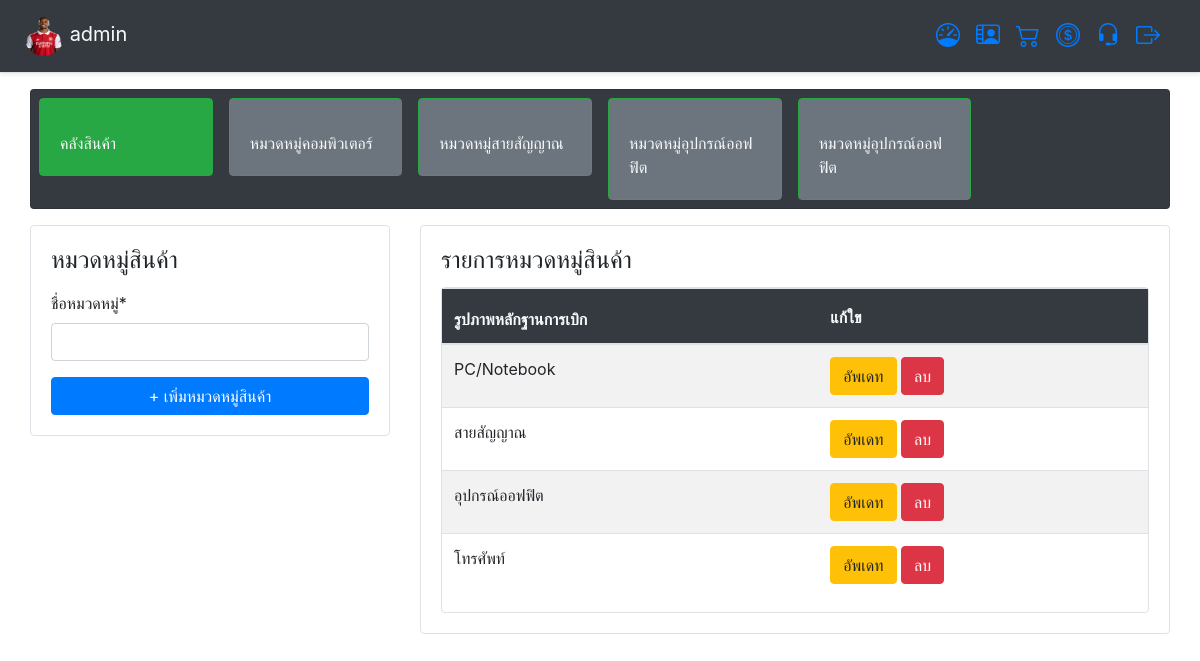
Screenshot of /stock/add_Category/ (signed in) with the database file from the repository.
### app_user/models.py (models this page shows, shortened)
class ProfileUser(models.Model):
    username = models.OneToOneField(User,on_delete=models.CASCADE) # ชื่อพนักงาน
    image_profile = models.ImageField('รูปภาพโปรไฟล์',upload_to='image_profile',null=True,blank=True,default='default.png')#รูปภาพโปรไฟล์
    nickname = models.CharField('ชื่อพนักงาน',max_length=20,blank=True)	# ชื่อเล่นพนักงาน
    address = models.CharField('ที่อยู่',max_length=255,blank=True,null=True)# ที่อยู่
    phone = models.CharField('เบอร์โทรศัพท์',max_length=10,blank=True) #  เบอร์โทรศัพท์
    image_id_card = models.ImageField('สำเนาบัตรประชาชน',upload_to='image_id_card',null=True,blank=True,default='default.png')#สำเนาบัตรประชาชน
    bank_id = models.IntegerField('หมายเลขบัญชีธนาคาร',blank=True,null=True)#หมายเลขบัญชีธนาคาร
    image_bank = models.ImageField('สำเนาบัญชีธนาคาร',upload_to='image_bank',null=True,blank=True,default='default.png') #สำเนาบัญชีธนาคาร
    level = models.TextChoices("Level", "ฝ่ายการตลาด ฝ่ายสต๊อกสินค้า ฝ่ายการเงินการบัญชี ฝ่ายบุคคล")
    permission = models.CharField('สิทธิ์การใช้งาน',blank=True, choices=level.choices, max_length=21)#สิทธิ์การใช้งาน
    team = models.ForeignKey(Team,on_delete=models.CASCADE,blank=True,null=True)#ฝาย
    position = models.ForeignKey(Positions,on_delete=models.CASCADE,blank=True,null=True)#ตำแหน่งงาน
    MedalType = models.TextChoices("MedalType", "น้อยกว่า1ปี 1ปี 2ปี มากกว่า3ปี")
    working_experience = models.CharField('ประสบการณ์ทำงาน',blank=True, choices=MedalType.choices, max_length=20)#ประสบการณ์ทำงาน
    working_skill = models.ForeignKey(Skill,on_delete=models.CASCADE,blank=True,null=True)#ทักษะการทำงาน
    worked_date = models.DateTimeField('วันเริ่มงาน',auto_now_add=True,blank=True,null=True)#วันเริ่มงาน
    image_check = models.BooleanField(default=False)
    other = models.TextField('หมายเหตุ',max_length=255,blank=True)
    class Meta:
        ordering = ["-username"]
        verbose_name_plural = "Profile"
        verbose_name = "Member"

### app_stock/models.py (models this page shows, shortened)
class Category (models.Model):
    name = models.CharField('ชื่อหมวดหมู่',max_length=60)
    class Meta:
        verbose_name_plural = "Create Category"
        verbose_name = "Category"

### app_stock/views.py (the view)
# urls.py: path('add_Category/',Add_Category,name="add_Category"),
@login_required(login_url="/")
def Add_Category(request):
	items = Category.objects.all()
	if request.method == "POST":
		form = CategoryForm(request.POST )
		if form.is_valid():
			form.save()
			return redirect("/stock")
	else:
		form = CategoryForm()
	context = {
		"items" : items,
		"form" : form,
	}
	return render (request,'html_stock/add_Category.html',context)

### app_stock/forms.py
class CategoryForm(forms.ModelForm):
    class Meta:
        model = Category
        fields = '__all__'

### templates/html_stock/add_Category.html (shortened to what this page needs)
{% extends 'base/layout.html'%}
{% load crispy_forms_tags %}
{% block content%}
<div class="container-fluid">
  {% include 'html_stock/base_stock.html'%}
  <div class="row mt-3">
    <div class="col-md-4">
        <div class="card border">
          <div class="card-body">
            <h4 class="card-title">หมวดหมู่สินค้า</h4>
            <form action="" method="post">
                {{ form |crispy }}
                <input type="submit" value="+ เพิ่มหมวดหมู่สินค้า" class="btn btn-primary btn-block ">
            </form>
          </div>
        </div>
    </div>
    <div class="col-md-8">
      <div class="card border">
        <div class="card-body">
          <h4 class="card-title">รายการหมวดหมู่สินค้า</h4>
          <div class="card border">
            <table class="table table-striped">
              <thead class="bg-dark text-light">
                <tr>
                  <th>รูปภาพหลักฐานการเบิก</th>
                  <th>แก้ใข</th>
                </tr>
              </thead>
              <tbody>
                {% for item in items %}
                <tr>
                  <td> {{ item.name }} </td>
                  <td> <input name="" id="" class="btn btn-warning" type="button" value="อัพเดท"> <input name="" id="" class="btn btn-danger" type="button" value="ลบ"></td>
                </tr>
                {% endfor %}
              </tbody>
            </table>
            </div>
          </div>
        </div>
      </div>
  </div>
</div>
</div>
{% endblock%}

### templates/base/navbar.html (shortened to what this page needs)
<div class="d-flex flex-column flex-md-row align-items-center p-3 px-md-4 mb-3 bg-dark border-bottom shadow-sm">
	<h5 class = "my-0 mr-md-auto font-weight-normal text-light"><img src="{{ user.profileuser.image_profile.url }}" width="40" height="40"class="rounded-circle" > {{ user.username}}</h5>
	<nav class="my-2 my-md-0 mr-md-3  ">
		<h5 class="my-0 mr-md-auto font-weight-normal text-light"><a href ="/dashboard/"><i class="bi bi-speedometer fa-5x" style="font-size:24px;"></i></a></h5>
	</nav>
	{% if user.is_authenticated and user.is_superuser and user.is_staff %}
	<nav class="my-2 my-md-0 mr-md-3">
		<h5 class="my-0 mr-md-auto font-weight-normal text-light"><a href ="/user/"><i class="bi bi-person-video2" style="font-size:24px;"></i></a></h5>
	</nav>
	<nav class="my-2 my-md-0 mr-md-3">
		<h5 class="my-0 mr-md-auto font-weight-normal text-light"><a href="/stock/"><i class="bi bi-cart2" style="font-size:24px;"></i></a></h5>
	</nav>
	<nav class="my-2 my-md-0 mr-md-3">
		<h5 class="my-0 mr-md-auto mr-md-auto font-weight-normal text-light"><a href="/money/"><i class="bi bi-coin" style="font-size:24px;"></i></a></h5>
	</nav>
	<nav class="my-2 my-md-0 mr-md-3">
		<h5 class="my-0 mr-md-auto mr-md-auto font-weight-normal text-light"><a href="/sale/"><i class="bi bi-headset" style="font-size:24px;"></i></a></h5>
	</nav>
	{% elif  user.is_authenticated and user.profileuser.permission == "ฝ่ายบุคคล" %}
	<nav class="my-2 my-md-0 mr-md-3">
		<h5 class="my-0 mr-md-auto font-weight-normal text-light"><a href ="/user/"><i class="bi bi-person-video2" style="font-size:24px;"></i></a></h5>
	</nav>
	{% elif  user.is_authenticated and user.profileuser.permission == "ฝ่ายสต๊อกสินค้า" %}
	<nav class="my-2 my-md-0 mr-md-3">
		<h5 class="my-0 mr-md-auto font-weight-normal text-light"><a href="/stock/"><i class="bi bi-cart2" style="font-size:24px;"></i></a></h5>
	</nav>
	{% elif  user.is_authenticated and user.profileuser.permission == "ฝ่ายการเงินการบัญชี" %}
	<nav class="my-2 my-md-0 mr-md-3">
		<h5 class="my-0 mr-md-auto mr-md-auto font-weight-normal text-light"><a href="/money/"><i class="bi bi-coin" style="font-size:24px;"></i></a></h5>
	</nav>
	{% elif  user.is_authenticated and user.profileuser.permission == "ฝ่ายการตลาด" %}
	<nav class="my-2 my-md-0 mr-md-3">
		<h5 class="my-0 mr-md-auto mr-md-auto font-weight-normal text-light"><a href="/sale/"><i class="bi bi-headset" style="font-size:24px;"></i></a></h5>
	</nav>
	{% endif %}
	<nav class="my-2 my-md-0 mr-md-3">
		<a href="/logout"><i class="bi bi-box-arrow-right" style="font-size:24px;" ></i></a>
	</nav>
</div>

### rows the page displays
Category: name "PC/Notebook"
Category: name "สายสัญญาณ"
Category: name "อุปกรณ์ออฟฟิต"
Category: name "โทรศัพท์"

### other values shown
{{ user.username }} "admin"
